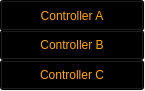
    <widget class="QWidget" name="ControllerButtons" native="true">
     <property name="geometry">
      <rect>
       <x>0</x>
       <y>-1</y>
       <width>145</width>
       <height>91</height>
      </rect>
     </property>
     <widget class="QToolButton" name="controllerButtonC">
      <property name="geometry">
       <rect>
        <x>0</x>
        <y>60</y>
        <width>144</width>
        <height>30</height>
       </rect>
      </property>
      <property name="palette">
       <palette>
        <active>
         <colorrole role="WindowText">
          <brush brushstyle="SolidPattern">
           <color alpha="255">
            <red>0</red>
            <green>0</green>
            <blue>0</blue>
           </color>
          </brush>
         </colorrole>
         <colorrole role="Button">
          <brush brushstyle="LinearGradientPattern">
           <gradient startx="0.000000000000000" starty="0.000000000000000" endx="0.000000000000000" endy="1.000000000000000" type="LinearGradient" spread="PadSpread" coordinatemode="ObjectBoundingMode">
            <gradientstop position="0.000000000000000">
             <color alpha="255">
              <red>28</red>
              <green>86</green>
              <blue>136</blue>
             </color>
            </gradientstop>
            <gradientstop position="1.000000000000000">
             <color alpha="255">
              <red>0</red>
              <green>2</green>
              <blue>3</blue>
             </color>
            </gradientstop>
           </gradient>
          </brush>
         </colorrole>
         <colorrole role="Text">
          <brush brushstyle="SolidPattern">
           <color alpha="255">
            <red>0</red>
            <green>0</green>
            <blue>0</blue>
           </color>
          </brush>
         </colorrole>
         <colorrole role="ButtonText">
          <brush brushstyle="SolidPattern">
           <color alpha="255">
            <red>255</red>
            <green>170</green>
            <blue>0</blue>
           </color>
          </brush>
         </colorrole>
         <colorrole role="Base">
          <brush brushstyle="LinearGradientPattern">
           <gradient startx="0.000000000000000" starty="0.000000000000000" endx="0.000000000000000" endy="1.000000000000000" type="LinearGradient" spread="PadSpread" coordinatemode="ObjectBoundingMode">
            <gradientstop position="0.000000000000000">
             <color alpha="255">
              <red>28</red>
              <green>86</green>
              <blue>136</blue>
             </color>
            </gradientstop>
            <gradientstop position="1.000000000000000">
             <color alpha="255">
              <red>0</red>
              <green>2</green>
              <blue>3</blue>
             </color>
            </gradientstop>
           </gradient>
          </brush>
         </colorrole>
         <colorrole role="Window">
          <brush brushstyle="LinearGradientPattern">
           <gradient startx="0.000000000000000" starty="0.000000000000000" endx="0.000000000000000" endy="1.000000000000000" type="LinearGradient" spread="PadSpread" coordinatemode="ObjectBoundingMode">
            <gradientstop position="0.000000000000000">
             <color alpha="255">
              <red>28</red>
              <green>86</green>
              <blue>136</blue>
             </color>
            </gradientstop>
            <gradientstop position="1.000000000000000">
             <color alpha="255">
              <red>0</red>
              <green>2</green>
              <blue>3</blue>
             </color>
            </gradientstop>
           </gradient>
          </brush>
         </colorrole>
         <colorrole role="ToolTipBase">
          <brush brushstyle="SolidPattern">
           <color alpha="255">
            <red>0</red>
            <green>0</green>
            <blue>0</blue>
           </color>
          </brush>
         </colorrole>
        </active>
        <inactive>
         <colorrole role="WindowText">
          <brush brushstyle="SolidPattern">
           <color alpha="255">
            <red>0</red>
            <green>0</green>
            <blue>0</blue>
           </color>
          </brush>
         </colorrole>
         <colorrole role="Button">
          <brush brushstyle="LinearGradientPattern">
           <gradient startx="0.000000000000000" starty="0.000000000000000" endx="0.000000000000000" endy="1.000000000000000" type="LinearGradient" spread="PadSpread" coordinatemode="ObjectBoundingMode">
            <gradientstop position="0.000000000000000">
             <color alpha="255">
              <red>28</red>
              <green>86</green>
              <blue>136</blue>
             </color>
            </gradientstop>
            <gradientstop position="1.000000000000000">
             <color alpha="255">
              <red>0</red>
              <green>2</green>
              <blue>3</blue>
             </color>
            </gradientstop>
           </gradient>
          </brush>
         </colorrole>
         <colorrole role="Text">
          <brush brushstyle="SolidPattern">
           <color alpha="255">
            <red>0</red>
            <green>0</green>
            <blue>0</blue>
           </color>
          </brush>
         </colorrole>
         <colorrole role="ButtonText">
          <brush brushstyle="SolidPattern">
           <color alpha="255">
            <red>255</red>
            <green>170</green>
            <blue>0</blue>
           </color>
          </brush>
         </colorrole>
         <colorrole role="Base">
          <brush brushstyle="LinearGradientPattern">
           <gradient startx="0.000000000000000" starty="0.000000000000000" endx="0.000000000000000" endy="1.000000000000000" type="LinearGradient" spread="PadSpread" coordinatemode="ObjectBoundingMode">
            <gradientstop position="0.000000000000000">
             <color alpha="255">
              <red>28</red>
              <green>86</green>
              <blue>136</blue>
             </color>
            </gradientstop>
            <gradientstop position="1.000000000000000">
             <color alpha="255">
              <red>0</red>
              <green>2</green>
              <blue>3</blue>
             </color>
            </gradientstop>
           </gradient>
          </brush>
         </colorrole>
         <colorrole role="Window">
          <brush brushstyle="LinearGradientPattern">
           <gradient startx="0.000000000000000" starty="0.000000000000000" endx="0.000000000000000" endy="1.000000000000000" type="LinearGradient" spread="PadSpread" coordinatemode="ObjectBoundingMode">
            <gradientstop position="0.000000000000000">
             <color alpha="255">
              <red>28</red>
              <green>86</green>
              <blue>136</blue>
             </color>
            </gradientstop>
            <gradientstop position="1.000000000000000">
             <color alpha="255">
              <red>0</red>
              <green>2</green>
              <blue>3</blue>
             </color>
            </gradientstop>
           </gradient>
          </brush>
         </colorrole>
         <colorrole role="ToolTipBase">
          <brush brushstyle="SolidPattern">
           <color alpha="255">
            <red>255</red>
            <green>255</green>
            <blue>220</blue>
           </color>
          </brush>
         </colorrole>
        </inactive>
        <disabled>
         <colorrole role="WindowText">
          <brush brushstyle="SolidPattern">
           <color alpha="255">
            <red>2</red>
            <green>19</green>
            <blue>51</blue>
           </color>
          </brush>
         </colorrole>
         <colorrole role="Button">
          <brush brushstyle="LinearGradientPattern">
           <gradient startx="0.000000000000000" starty="0.000000000000000" endx="0.000000000000000" endy="1.000000000000000" type="LinearGradient" spread="PadSpread" coordinatemode="ObjectBoundingMode">
            <gradientstop position="0.000000000000000">
             <color alpha="255">
              <red>28</red>
              <green>86</green>
              <blue>136</blue>
             </color>
            </gradientstop>
            <gradientstop position="1.000000000000000">
             <color alpha="255">
              <red>0</red>
              <green>2</green>
              <blue>3</blue>
             </color>
            </gradientstop>
           </gradient>
          </brush>
         </colorrole>
         <colorrole role="Text">
          <brush brushstyle="SolidPattern">
           <color alpha="255">
            <red>2</red>
            <green>19</green>
            <blue>51</blue>
           </color>
          </brush>
         </colorrole>
         <colorrole role="ButtonText">
          <brush brushstyle="SolidPattern">
           <color alpha="255">
            <red>2</red>
            <green>19</green>
            <blue>51</blue>
           </color>
          </brush>
         </colorrole>
         <colorrole role="Base">
          <brush brushstyle="LinearGradientPattern">
           <gradient startx="0.000000000000000" starty="0.000000000000000" endx="0.000000000000000" endy="1.000000000000000" type="LinearGradient" spread="PadSpread" coordinatemode="ObjectBoundingMode">
            <gradientstop position="0.000000000000000">
             <color alpha="255">
              <red>28</red>
              <green>86</green>
              <blue>136</blue>
             </color>
            </gradientstop>
            <gradientstop position="1.000000000000000">
             <color alpha="255">
              <red>0</red>
              <green>2</green>
              <blue>3</blue>
             </color>
            </gradientstop>
           </gradient>
          </brush>
         </colorrole>
         <colorrole role="Window">
          <brush brushstyle="LinearGradientPattern">
           <gradient startx="0.000000000000000" starty="0.000000000000000" endx="0.000000000000000" endy="1.000000000000000" type="LinearGradient" spread="PadSpread" coordinatemode="ObjectBoundingMode">
            <gradientstop position="0.000000000000000">
             <color alpha="255">
              <red>28</red>
              <green>86</green>
              <blue>136</blue>
             </color>
            </gradientstop>
            <gradientstop position="1.000000000000000">
             <color alpha="255">
              <red>0</red>
              <green>2</green>
              <blue>3</blue>
             </color>
            </gradientstop>
           </gradient>
          </brush>
         </colorrole>
         <colorrole role="ToolTipBase">
          <brush brushstyle="SolidPattern">
           <color alpha="255">
            <red>255</red>
            <green>255</green>
            <blue>220</blue>
           </color>
          </brush>
         </colorrole>
        </disabled>
       </palette>
      </property>
      <property name="styleSheet">
       <string notr="true">QToolButton { background-color: qlineargradient(x1: 0, y1: 0, x2: 0, y2: 1,
                                           stop: 0 #1c5688, stop: 1 #000203);
 }</string>
      </property>
      <property name="text">
       <string>Controller C</string>
      </property>
     </widget>
     <widget class="QToolButton" name="controllerButtonA">
      <property name="geometry">
       <rect>
        <x>0</x>
        <y>0</y>
        <width>144</width>
        <height>31</height>
       </rect>
      </property>
      <property name="palette">
       <palette>
        <active>
         <colorrole role="WindowText">
          <brush brushstyle="SolidPattern">
           <color alpha="255">
            <red>0</red>
            <green>0</green>
            <blue>0</blue>
           </color>
          </brush>
         </colorrole>
         <colorrole role="Button">
          <brush brushstyle="LinearGradientPattern">
           <gradient startx="0.000000000000000" starty="0.000000000000000" endx="0.000000000000000" endy="1.000000000000000" type="LinearGradient" spread="PadSpread" coordinatemode="ObjectBoundingMode">
            <gradientstop position="0.000000000000000">
             <color alpha="255">
              <red>28</red>
              <green>86</green>
              <blue>136</blue>
             </color>
            </gradientstop>
            <gradientstop position="1.000000000000000">
             <color alpha="255">
              <red>0</red>
              <green>2</green>
              <blue>3</blue>
             </color>
            </gradientstop>
           </gradient>
          </brush>
         </colorrole>
         <colorrole role="Text">
          <brush brushstyle="SolidPattern">
           <color alpha="255">
            <red>0</red>
            <green>0</green>
            <blue>0</blue>
           </color>
          </brush>
         </colorrole>
         <colorrole role="ButtonText">
          <brush brushstyle="SolidPattern">
           <color alpha="255">
            <red>255</red>
            <green>170</green>
            <blue>0</blue>
           </color>
          </brush>
         </colorrole>
         <colorrole role="Base">
          <brush brushstyle="LinearGradientPattern">
           <gradient startx="0.000000000000000" starty="0.000000000000000" endx="0.000000000000000" endy="1.000000000000000" type="LinearGradient" spread="PadSpread" coordinatemode="ObjectBoundingMode">
            <gradientstop position="0.000000000000000">
             <color alpha="255">
              <red>28</red>
              <green>86</green>
              <blue>136</blue>
             </color>
            </gradientstop>
            <gradientstop position="1.000000000000000">
             <color alpha="255">
              <red>0</red>
              <green>2</green>
              <blue>3</blue>
             </color>
            </gradientstop>
           </gradient>
          </brush>
         </colorrole>
         <colorrole role="Window">
          <brush brushstyle="LinearGradientPattern">
           <gradient startx="0.000000000000000" starty="0.000000000000000" endx="0.000000000000000" endy="1.000000000000000" type="LinearGradient" spread="PadSpread" coordinatemode="ObjectBoundingMode">
            <gradientstop position="0.000000000000000">
             <color alpha="255">
              <red>28</red>
              <green>86</green>
              <blue>136</blue>
             </color>
            </gradientstop>
            <gradientstop position="1.000000000000000">
             <color alpha="255">
              <red>0</red>
              <green>2</green>
              <blue>3</blue>
             </color>
            </gradientstop>
           </gradient>
          </brush>
         </colorrole>
         <colorrole role="ToolTipBase">
          <brush brushstyle="SolidPattern">
           <color alpha="255">
            <red>0</red>
            <green>0</green>
            <blue>0</blue>
           </color>
          </brush>
         </colorrole>
        </active>
        <inactive>
         <colorrole role="WindowText">
          <brush brushstyle="SolidPattern">
           <color alpha="255">
            <red>0</red>
            <green>0</green>
            <blue>0</blue>
           </color>
          </brush>
         </colorrole>
         <colorrole role="Button">
          <brush brushstyle="LinearGradientPattern">
           <gradient startx="0.000000000000000" starty="0.000000000000000" endx="0.000000000000000" endy="1.000000000000000" type="LinearGradient" spread="PadSpread" coordinatemode="ObjectBoundingMode">
            <gradientstop position="0.000000000000000">
             <color alpha="255">
              <red>28</red>
              <green>86</green>
              <blue>136</blue>
             </color>
            </gradientstop>
            <gradientstop position="1.000000000000000">
             <color alpha="255">
              <red>0</red>
              <green>2</green>
              <blue>3</blue>
             </color>
            </gradientstop>
           </gradient>
          </brush>
         </colorrole>
         <colorrole role="Text">
          <brush brushstyle="SolidPattern">
           <color alpha="255">
            <red>0</red>
            <green>0</green>
            <blue>0</blue>
           </color>
          </brush>
         </colorrole>
         <colorrole role="ButtonText">
          <brush brushstyle="SolidPattern">
           <color alpha="255">
            <red>255</red>
            <green>170</green>
            <blue>0</blue>
           </color>
          </brush>
         </colorrole>
         <colorrole role="Base">
          <brush brushstyle="LinearGradientPattern">
           <gradient startx="0.000000000000000" starty="0.000000000000000" endx="0.000000000000000" endy="1.000000000000000" type="LinearGradient" spread="PadSpread" coordinatemode="ObjectBoundingMode">
            <gradientstop position="0.000000000000000">
             <color alpha="255">
              <red>28</red>
              <green>86</green>
              <blue>136</blue>
             </color>
            </gradientstop>
            <gradientstop position="1.000000000000000">
             <color alpha="255">
              <red>0</red>
              <green>2</green>
              <blue>3</blue>
             </color>
            </gradientstop>
           </gradient>
          </brush>
         </colorrole>
         <colorrole role="Window">
          <brush brushstyle="LinearGradientPattern">
           <gradient startx="0.000000000000000" starty="0.000000000000000" endx="0.000000000000000" endy="1.000000000000000" type="LinearGradient" spread="PadSpread" coordinatemode="ObjectBoundingMode">
            <gradientstop position="0.000000000000000">
             <color alpha="255">
              <red>28</red>
              <green>86</green>
              <blue>136</blue>
             </color>
            </gradientstop>
            <gradientstop position="1.000000000000000">
             <color alpha="255">
              <red>0</red>
              <green>2</green>
              <blue>3</blue>
             </color>
            </gradientstop>
           </gradient>
          </brush>
         </colorrole>
         <colorrole role="ToolTipBase">
          <brush brushstyle="SolidPattern">
           <color alpha="255">
            <red>255</red>
            <green>255</green>
            <blue>220</blue>
           </color>
          </brush>
         </colorrole>
        </inactive>
        <disabled>
         <colorrole role="WindowText">
          <brush brushstyle="SolidPattern">
           <color alpha="255">
            <red>2</red>
            <green>19</green>
            <blue>51</blue>
           </color>
          </brush>
         </colorrole>
         <colorrole role="Button">
          <brush brushstyle="LinearGradientPattern">
           <gradient startx="0.000000000000000" starty="0.000000000000000" endx="0.000000000000000" endy="1.000000000000000" type="LinearGradient" spread="PadSpread" coordinatemode="ObjectBoundingMode">
            <gradientstop position="0.000000000000000">
             <color alpha="255">
              <red>28</red>
              <green>86</green>
              <blue>136</blue>
             </color>
            </gradientstop>
            <gradientstop position="1.000000000000000">
             <color alpha="255">
              <red>0</red>
              <green>2</green>
              <blue>3</blue>
             </color>
            </gradientstop>
           </gradient>
          </brush>
         </colorrole>
         <colorrole role="Text">
          <brush brushstyle="SolidPattern">
           <color alpha="255">
            <red>2</red>
            <green>19</green>
            <blue>51</blue>
           </color>
          </brush>
         </colorrole>
         <colorrole role="ButtonText">
          <brush brushstyle="SolidPattern">
           <color alpha="255">
            <red>2</red>
            <green>19</green>
            <blue>51</blue>
           </color>
          </brush>
         </colorrole>
         <colorrole role="Base">
          <brush brushstyle="LinearGradientPattern">
           <gradient startx="0.000000000000000" starty="0.000000000000000" endx="0.000000000000000" endy="1.000000000000000" type="LinearGradient" spread="PadSpread" coordinatemode="ObjectBoundingMode">
            <gradientstop position="0.000000000000000">
             <color alpha="255">
              <red>28</red>
              <green>86</green>
              <blue>136</blue>
             </color>
            </gradientstop>
            <gradientstop position="1.000000000000000">
             <color alpha="255">
              <red>0</red>
              <green>2</green>
              <blue>3</blue>
             </color>
            </gradientstop>
           </gradient>
          </brush>
         </colorrole>
         <colorrole role="Window">
          <brush brushstyle="LinearGradientPattern">
           <gradient startx="0.000000000000000" starty="0.000000000000000" endx="0.000000000000000" endy="1.000000000000000" type="LinearGradient" spread="PadSpread" coordinatemode="ObjectBoundingMode">
            <gradientstop position="0.000000000000000">
             <color alpha="255">
              <red>28</red>
              <green>86</green>
              <blue>136</blue>
             </color>
            </gradientstop>
            <gradientstop position="1.000000000000000">
             <color alpha="255">
              <red>0</red>
              <green>2</green>
              <blue>3</blue>
             </color>
            </gradientstop>
           </gradient>
          </brush>
         </colorrole>
         <colorrole role="ToolTipBase">
          <brush brushstyle="SolidPattern">
           <color alpha="255">
            <red>255</red>
            <green>255</green>
            <blue>220</blue>
           </color>
          </brush>
         </colorrole>
        </disabled>
       </palette>
      </property>
      <property name="styleSheet">
       <string notr="true">QToolButton { background-color: qlineargradient(x1: 0, y1: 0, x2: 0, y2: 1,
                                           stop: 0 #1c5688, stop: 1 #000203);
 }</string>
      </property>
      <property name="text">
       <string>Controller A</string>
      </property>
      <property name="iconSize">
       <size>
        <width>144</width>
        <height>28</height>
       </size>
      </property>
     </widget>
     <widget class="QToolButton" name="controllerButtonB">
      <property name="geometry">
       <rect>
        <x>0</x>
        <y>30</y>
        <width>144</width>
        <height>30</height>
       </rect>
      </property>
      <property name="minimumSize">
       <size>
        <width>4</width>
        <height>4</height>
       </size>
      </property>
      <property name="palette">
       <palette>
        <active>
         <colorrole role="WindowText">
          <brush brushstyle="SolidPattern">
           <color alpha="255">
            <red>0</red>
            <green>0</green>
            <blue>0</blue>
           </color>
          </brush>
         </colorrole>
         <colorrole role="Button">
          <brush brushstyle="LinearGradientPattern">
           <gradient startx="0.000000000000000" starty="0.000000000000000" endx="0.000000000000000" endy="1.000000000000000" type="LinearGradient" spread="PadSpread" coordinatemode="ObjectBoundingMode">
            <gradientstop position="0.000000000000000">
             <color alpha="255">
              <red>28</red>
              <green>86</green>
              <blue>136</blue>
             </color>
            </gradientstop>
            <gradientstop position="1.000000000000000">
             <color alpha="255">
              <red>0</red>
              <green>2</green>
              <blue>3</blue>
             </color>
            </gradientstop>
           </gradient>
          </brush>
         </colorrole>
         <colorrole role="Text">
          <brush brushstyle="SolidPattern">
           <color alpha="255">
            <red>0</red>
            <green>0</green>
            <blue>0</blue>
           </color>
          </brush>
         </colorrole>
         <colorrole role="ButtonText">
          <brush brushstyle="SolidPattern">
           <color alpha="255">
            <red>255</red>
            <green>170</green>
            <blue>0</blue>
           </color>
          </brush>
         </colorrole>
         <colorrole role="Base">
          <brush brushstyle="LinearGradientPattern">
           <gradient startx="0.000000000000000" starty="0.000000000000000" endx="0.000000000000000" endy="1.000000000000000" type="LinearGradient" spread="PadSpread" coordinatemode="ObjectBoundingMode">
            <gradientstop position="0.000000000000000">
             <color alpha="255">
              <red>28</red>
              <green>86</green>
              <blue>136</blue>
             </color>
            </gradientstop>
            <gradientstop position="1.000000000000000">
             <color alpha="255">
              <red>0</red>
              <green>2</green>
              <blue>3</blue>
             </color>
            </gradientstop>
           </gradient>
          </brush>
         </colorrole>
         <colorrole role="Window">
          <brush brushstyle="LinearGradientPattern">
           <gradient startx="0.000000000000000" starty="0.000000000000000" endx="0.000000000000000" endy="1.000000000000000" type="LinearGradient" spread="PadSpread" coordinatemode="ObjectBoundingMode">
            <gradientstop position="0.000000000000000">
             <color alpha="255">
              <red>28</red>
              <green>86</green>
              <blue>136</blue>
             </color>
            </gradientstop>
            <gradientstop position="1.000000000000000">
             <color alpha="255">
              <red>0</red>
              <green>2</green>
              <blue>3</blue>
             </color>
            </gradientstop>
           </gradient>
          </brush>
         </colorrole>
         <colorrole role="ToolTipBase">
          <brush brushstyle="SolidPattern">
           <color alpha="255">
            <red>0</red>
            <green>0</green>
            <blue>0</blue>
           </color>
          </brush>
         </colorrole>
        </active>
        <inactive>
         <colorrole role="WindowText">
          <brush brushstyle="SolidPattern">
           <color alpha="255">
            <red>0</red>
            <green>0</green>
            <blue>0</blue>
           </color>
          </brush>
         </colorrole>
         <colorrole role="Button">
          <brush brushstyle="LinearGradientPattern">
           <gradient startx="0.000000000000000" starty="0.000000000000000" endx="0.000000000000000" endy="1.000000000000000" type="LinearGradient" spread="PadSpread" coordinatemode="ObjectBoundingMode">
            <gradientstop position="0.000000000000000">
             <color alpha="255">
              <red>28</red>
              <green>86</green>
              <blue>136</blue>
             </color>
            </gradientstop>
            <gradientstop position="1.000000000000000">
             <color alpha="255">
              <red>0</red>
              <green>2</green>
              <blue>3</blue>
             </color>
            </gradientstop>
           </gradient>
          </brush>
         </colorrole>
         <colorrole role="Text">
          <brush brushstyle="SolidPattern">
           <color alpha="255">
            <red>0</red>
            <green>0</green>
            <blue>0</blue>
           </color>
          </brush>
         </colorrole>
         <colorrole role="ButtonText">
          <brush brushstyle="SolidPattern">
           <color alpha="255">
            <red>255</red>
            <green>170</green>
            <blue>0</blue>
           </color>
          </brush>
         </colorrole>
         <colorrole role="Base">
          <brush brushstyle="LinearGradientPattern">
           <gradient startx="0.000000000000000" starty="0.000000000000000" endx="0.000000000000000" endy="1.000000000000000" type="LinearGradient" spread="PadSpread" coordinatemode="ObjectBoundingMode">
            <gradientstop position="0.000000000000000">
             <color alpha="255">
              <red>28</red>
              <green>86</green>
              <blue>136</blue>
             </color>
            </gradientstop>
            <gradientstop position="1.000000000000000">
             <color alpha="255">
              <red>0</red>
              <green>2</green>
              <blue>3</blue>
             </color>
            </gradientstop>
           </gradient>
          </brush>
         </colorrole>
         <colorrole role="Window">
          <brush brushstyle="LinearGradientPattern">
           <gradient startx="0.000000000000000" starty="0.000000000000000" endx="0.000000000000000" endy="1.000000000000000" type="LinearGradient" spread="PadSpread" coordinatemode="ObjectBoundingMode">
            <gradientstop position="0.000000000000000">
             <color alpha="255">
              <red>28</red>
              <green>86</green>
              <blue>136</blue>
             </color>
            </gradientstop>
            <gradientstop position="1.000000000000000">
             <color alpha="255">
              <red>0</red>
              <green>2</green>
              <blue>3</blue>
             </color>
            </gradientstop>
           </gradient>
          </brush>
         </colorrole>
         <colorrole role="ToolTipBase">
          <brush brushstyle="SolidPattern">
           <color alpha="255">
            <red>255</red>
            <green>255</green>
            <blue>220</blue>
           </color>
          </brush>
         </colorrole>
        </inactive>
        <disabled>
         <colorrole role="WindowText">
          <brush brushstyle="SolidPattern">
           <color alpha="255">
            <red>2</red>
            <green>19</green>
            <blue>51</blue>
           </color>
          </brush>
         </colorrole>
         <colorrole role="Button">
          <brush brushstyle="LinearGradientPattern">
           <gradient startx="0.000000000000000" starty="0.000000000000000" endx="0.000000000000000" endy="1.000000000000000" type="LinearGradient" spread="PadSpread" coordinatemode="ObjectBoundingMode">
            <gradientstop position="0.000000000000000">
             <color alpha="255">
              <red>28</red>
              <green>86</green>
              <blue>136</blue>
             </color>
            </gradientstop>
            <gradientstop position="1.000000000000000">
             <color alpha="255">
              <red>0</red>
              <green>2</green>
              <blue>3</blue>
             </color>
            </gradientstop>
           </gradient>
          </brush>
         </colorrole>
         <colorrole role="Text">
          <brush brushstyle="SolidPattern">
           <color alpha="255">
            <red>2</red>
            <green>19</green>
            <blue>51</blue>
           </color>
          </brush>
         </colorrole>
         <colorrole role="ButtonText">
          <brush brushstyle="SolidPattern">
           <color alpha="255">
            <red>2</red>
            <green>19</green>
            <blue>51</blue>
           </color>
          </brush>
         </colorrole>
         <colorrole role="Base">
          <brush brushstyle="LinearGradientPattern">
           <gradient startx="0.000000000000000" starty="0.000000000000000" endx="0.000000000000000" endy="1.000000000000000" type="LinearGradient" spread="PadSpread" coordinatemode="ObjectBoundingMode">
            <gradientstop position="0.000000000000000">
             <color alpha="255">
              <red>28</red>
              <green>86</green>
              <blue>136</blue>
             </color>
            </gradientstop>
            <gradientstop position="1.000000000000000">
             <color alpha="255">
              <red>0</red>
              <green>2</green>
              <blue>3</blue>
             </color>
            </gradientstop>
           </gradient>
          </brush>
         </colorrole>
         <colorrole role="Window">
          <brush brushstyle="LinearGradientPattern">
           <gradient startx="0.000000000000000" starty="0.000000000000000" endx="0.000000000000000" endy="1.000000000000000" type="LinearGradient" spread="PadSpread" coordinatemode="ObjectBoundingMode">
            <gradientstop position="0.000000000000000">
             <color alpha="255">
              <red>28</red>
              <green>86</green>
              <blue>136</blue>
             </color>
            </gradientstop>
            <gradientstop position="1.000000000000000">
             <color alpha="255">
              <red>0</red>
              <green>2</green>
              <blue>3</blue>
             </color>
            </gradientstop>
           </gradient>
          </brush>
         </colorrole>
         <colorrole role="ToolTipBase">
          <brush brushstyle="SolidPattern">
           <color alpha="255">
            <red>255</red>
            <green>255</green>
            <blue>220</blue>
           </color>
          </brush>
         </colorrole>
        </disabled>
       </palette>
      </property>
      <property name="styleSheet">
       <string notr="true">QToolButton { background-color: qlineargradient(x1: 0, y1: 0, x2: 0, y2: 1,
                                           stop: 0 #1c5688, stop: 1 #000203);
 }</string>
      </property>
      <property name="text">
       <string>Controller B</string>
      </property>
     </widget>
    </widget>
